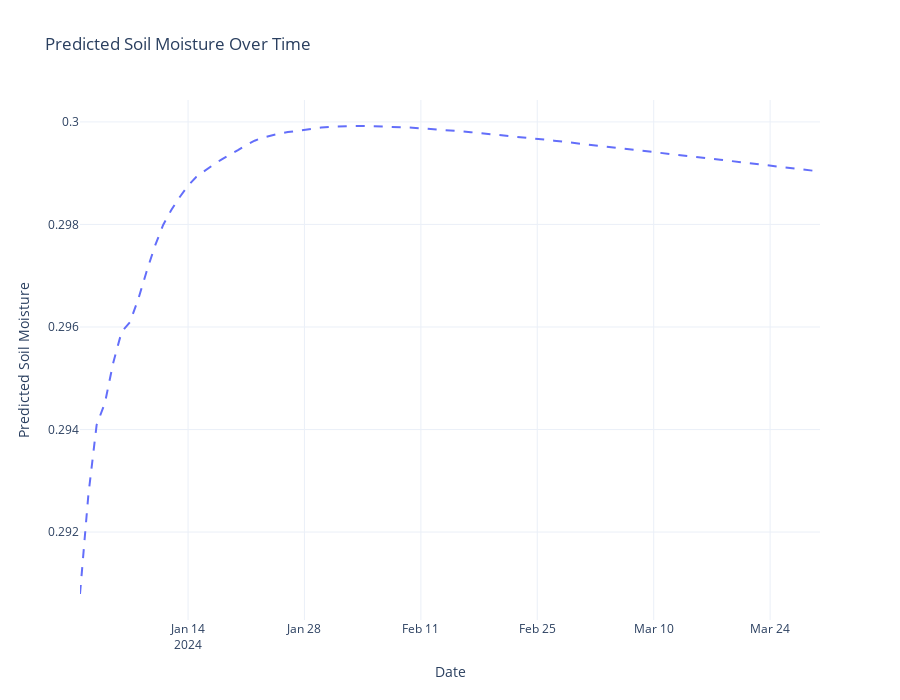

This figure's notebook cell:
### Code cell
import plotly.graph_objects as go

# Create a figure
fig = go.Figure()

# Add the predicted soil moisture line
fig.add_trace(go.Scatter(
    x=forecast_df.index, 
    y=forecast_df["predicted_soil_moisture"],
    mode='lines',
    name='Predicted Soil Moisture',
    line=dict(dash='dash')  # This creates a dashed line
))

# Update layout for the figure
fig.update_layout(
    title='Predicted Soil Moisture Over Time',
    xaxis_title='Date',
    yaxis_title='Predicted Soil Moisture',
    legend_title='Legend',
    template='plotly_white',  # Optional: set a template
    width=900,  # Width of the plot
    height=700  # Height of the plot
)

# Show the figure
fig.show()
